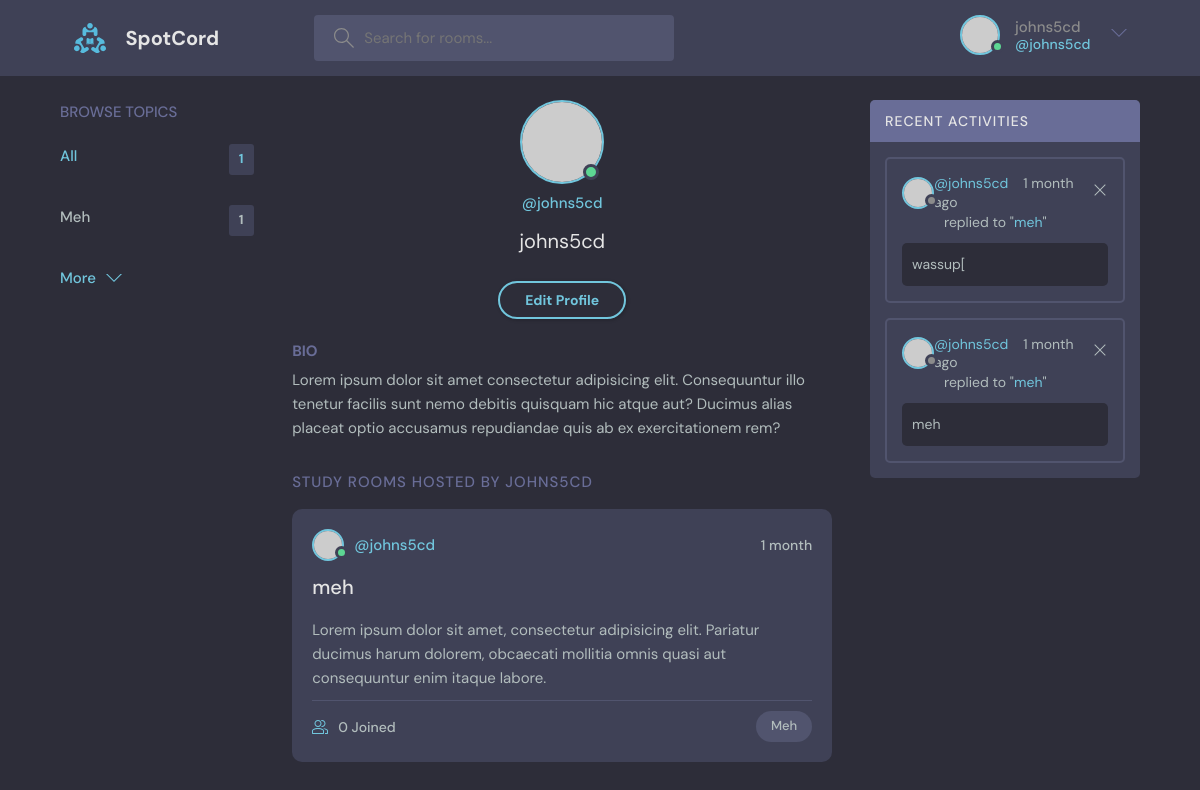
The page /user-profile/1/ (signed in) on the database as committed earlier.
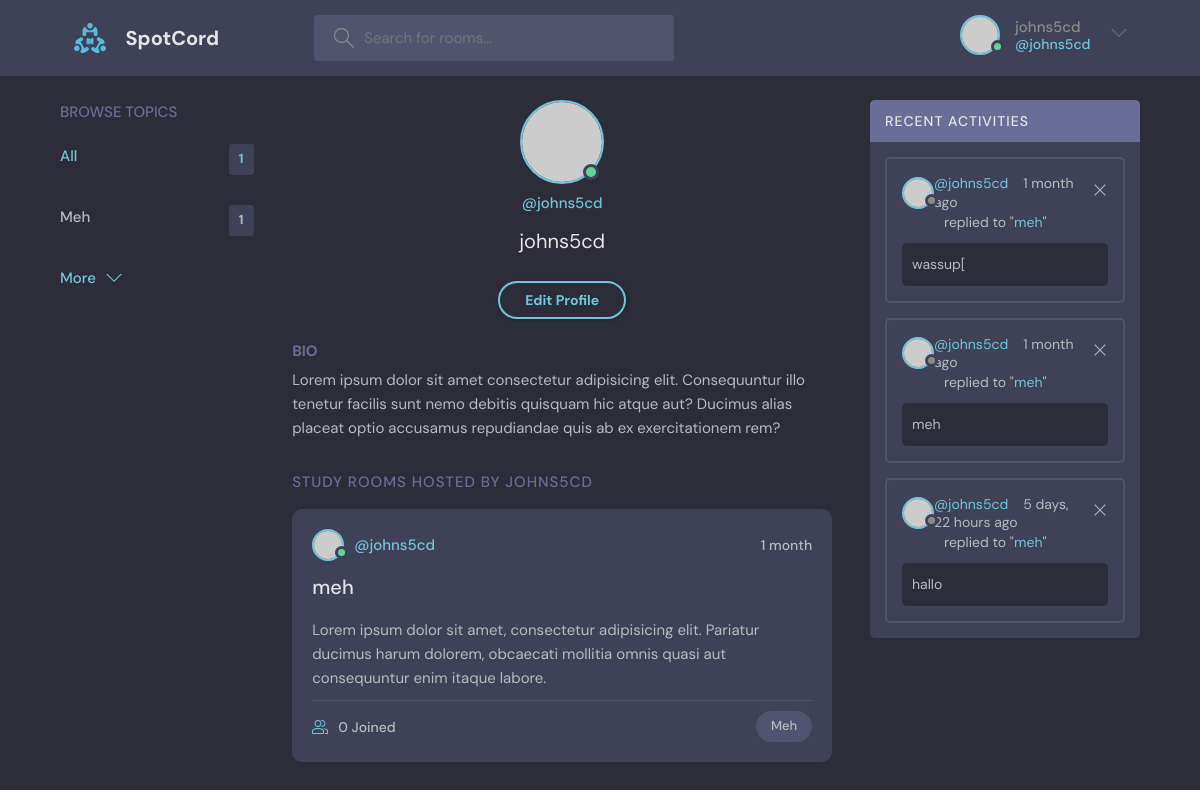
The same page on the database as committed later.
### core/models.py (models this page shows, shortened)
class Topic(models.Model):
    name = models.CharField(max_length=200)

class Room(models.Model):
    host = models.ForeignKey(User, on_delete=models.SET_NULL, null=True, related_name='room')
    topic = models.ForeignKey(Topic, on_delete=models.SET_NULL, null=True, related_name='room')
    name = models.CharField(max_length=200)
    description = models.TextField(blank=True, null=True)
    participants = models.ManyToManyField(User, blank=True, related_name='participants')
    updated_at = models.DateTimeField(auto_now=True)
    created_at = models.DateTimeField(auto_now_add=True)
    def __str__(self):
        return self.name

class Message(models.Model):
    user = models.ForeignKey(User, on_delete=models.CASCADE, related_name='messages')
    room = models.ForeignKey(Room, on_delete=models.CASCADE, related_name='messages')
    body = models.TextField()
    updated_at = models.DateTimeField(auto_now=True)
    created_at = models.DateTimeField(auto_now_add=True)

### core/views.py (the view)
# urls.py: path('user-profile/<str:pk>/', user_profile, name='user-profile'),
@login_required(login_url='login')
def user_profile(request, pk):
    try:
        user = User.objects.get(id=pk)
        rooms = user.room.all()
        room_messages = user.messages.all()
        topics = Topic.objects.all()
    except User.DoesNotExist:
        raise ObjectDoesNotExist('User not found.')
    context = {'user': user, 'rooms': rooms,
               'room_messages': room_messages, 'topics': topics}
    return render(request, 'core/user_profile.html', context)

### core/templates/core/user_profile.html (shortened to what this page needs)
  {% extends "index.html" %}
  {% block content %}
  <main class="profile-page layout layout--3">
    <div class="container">
      <div>{% include "core/topics.html" %}</div>
      <div class="roomList">
        <div class="profile">
          <div class="profile__avatar">
            <div class="avatar avatar--large active">
              <img src="https://randomuser.me/api/portraits/men/11.jpg" />
            </div>
          </div>
          <div class="profile__info">
            <p>@{{user.username}}</p>
            <h3>{{user.username}}</h3><br>
            {% if request.user == user %}
            <a href="{% url 'update-user' %}" class="btn btn--main btn--pill">Edit Profile</a>
            {% endif %}
          </div>
          <div class="profile__about">
            <h3>Bio</h3>
            <p>
              Lorem ipsum dolor sit amet consectetur adipisicing elit. Consequuntur illo tenetur
              facilis sunt nemo debitis quisquam hic atque aut? Ducimus alias placeat optio
              accusamus repudiandae quis ab ex exercitationem rem?
            </p>
          </div>
        </div>
        <div class="roomList__header">
          <div>
            <h2>Study Rooms Hosted by {{user.username}}</a>
            </h2>
          </div>
        </div>
        {% for room in  rooms%}
        <div class="roomListRoom">
          <div class="roomListRoom__header">
            <a href="profile.html" class="roomListRoom__author">
              <div class="avatar avatar--small active">
                <img src="https://randomuser.me/api/portraits/men/11.jpg" />
              </div>
              <span>@{{room.host.username}}</span>
            </a>
            <div class="roomListRoom__actions">
              <span>{{ room.created_at|timesince }}</span>
            </div>
          </div>
          <div class="roomListRoom__content">
            <a href="{% url 'room' room.id %}">{{room.name}}</a>
            <p>
              Lorem ipsum dolor sit amet, consectetur adipisicing elit. Pariatur ducimus harum
              dolorem, obcaecati mollitia omnis quasi aut consequuntur enim itaque labore.
            </p>
          </div>
          <div class="roomListRoom__meta">
            <a class="roomListRoom__joined">
              {{ room.participants.count }} Joined
            </a>
            <p class="roomListRoom__topic">{{ room.topic.name }}</p>
          </div>
        </div>
        {% endfor %}
      </div>
      <div>{% include "core/activity.html" %}</div>
    </div>
  </main>
  {% endblock content %}

### core/templates/core/topics.html
<div class="topics">
  <div class="topics__header">
    <h2>Browse Topics</h2>
  </div>
  <ul class="topics__list">
    <li>
      <a href="/" class="active">All <span>{{ topics.count }}</span></a>
    </li>
    {% for topic in topics %}
    <li>
      <a href="{% url 'home'%}?qs={{topic.name}}">{{ topic.name }}<span>{{ topic.room.count }}</span></a>
    </li>
    {% endfor %}
  </ul>
  <a class="btn btn--link" href="{% url 'topics'%}">
    More
    <svg
      version="1.1"
      xmlns="http://www.w3.org/2000/svg"
      width="32"
      height="32"
      viewBox="0 0 32 32"
    >
      <title>chevron-down</title>
      <path d="M16 21l-13-13h-3l16 16 16-16h-3l-13 13z"></path>
    </svg>
  </a>
</div>

### core/templates/core/activity.html
<div class="activities">
    <div class="activities__header">
        <h2>Recent Activities</h2>
    </div>
    {% for message in room_messages %}
      <div class="activities__box">
        <div class="activities__boxHeader roomListRoom__header">
          <a href="profile.html" class="roomListRoom__author">
            <div class="avatar avatar--small">
              <img src="https://randomuser.me/api/portraits/women/11.jpg" />
            </div>
            <p><a href="{% url "user-profile" message.user.id %}">@{{message.user}}</a>&nbsp;&nbsp;&nbsp;&nbsp;{{message.created_at|timesince}} ago</p>
          </a>
          <div class="roomListRoom__actions">
{% if request.user == message.user %}
            <a href="{% url "delete-message" message.id %}">
              <svg
                version="1.1"
                xmlns="http://www.w3.org/2000/svg"
                width="32"
                height="32"
                viewBox="0 0 32 32"
              >
                <title>remove</title>
                <path
                  d="M27.314 6.019l-1.333-1.333-9.98 9.981-9.981-9.981-1.333 1.333 9.981 9.981-9.981 9.98 1.333 1.333 9.981-9.98 9.98 9.98 1.333-1.333-9.98-9.98 9.98-9.981z"
                ></path>
              </svg>
            </a>
            {% endif %}
          </div>
        </div>
        <div class="activities__boxContent">
            <small>replied to "<a href="{% url "room" message.room.id %}">{{message.room}}</a>"</small>
          <div class="activities__boxRoomContent">
            <p>{{message.body}}</p>
          </div>
        </div>
      </div>
      {% endfor %}
    </div>

Rows that differ between the two databases and show on the page:
added Message: user "johns5cd", created_at "5 days, 22 hours", room "meh", body "hallo"
